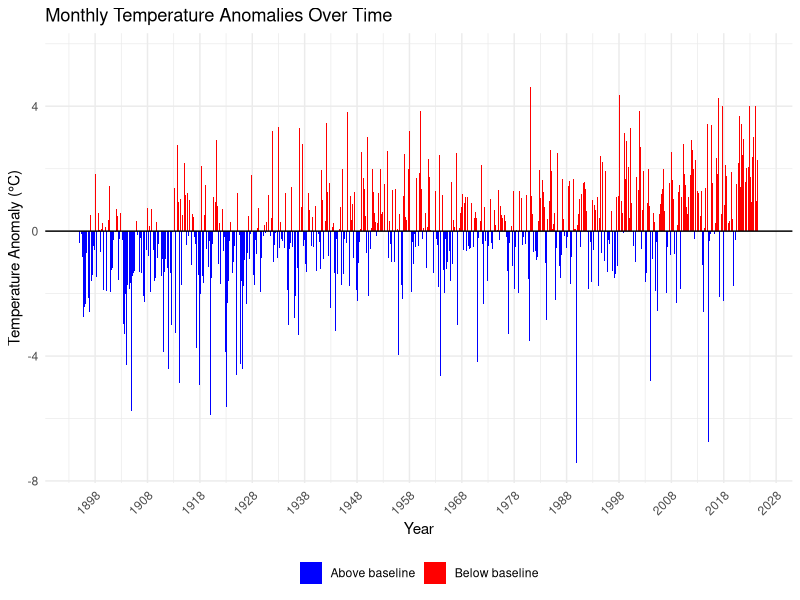
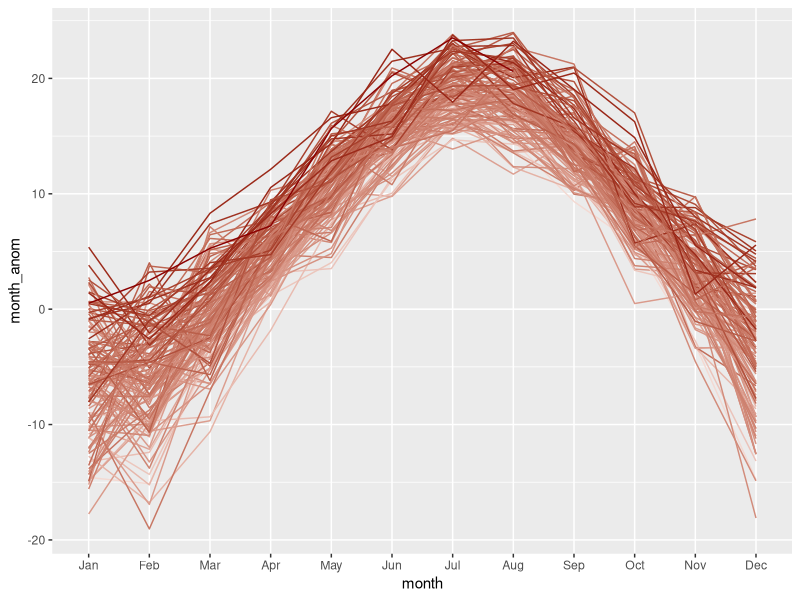

Generate these figures, in order, with R:
## Create data visualizations from NOAA climate data
## Data vis 2: Temperature anomalies    

#---------------------------------------------#
####        Load Required Packages         ####
#---------------------------------------------#

library(tidyverse)
library(dplyr)
library(ggplot2)

#-----------------------#
####    Read Data    ####
#-----------------------#

#Reading in CSVs as a tibble

#daily 
daily.noaa.data <- read.csv("data/nClimGrid_daily_clean.csv") %>%
  as_tibble()

#monthly
monthly.noaa.data <- read.csv("data/nClimGrid_monthly_clean.csv") %>%
  as_tibble()

#-----------------------#
####    Data Manip   ####
#-----------------------#

#### Temp anomalies graph type one

# Calculate temp anomaly from monthly NOAA data
# First calculate the baseline as the average temperature per month across all years
monthly.baseline <- monthly.noaa.data %>%
  group_by(month) %>%
  summarize(baseline = mean(tmean, na.rm = TRUE))

# Join baseline with original data
temp.with.baseline <- monthly.noaa.data %>%
  left_join(monthly.baseline, by = "month")

# Calculate the monthly temperature anomaly by subtracting the monthly baseline from the actual mean temperature of each month
temp.with.anomalies <- temp.with.baseline %>%
  mutate(TempAnomaly = tmean - baseline) %>%
  
  # Create a year_month column for graphing
  mutate(year_month = paste(year, sprintf("%02d", month), "01", sep = "-"),
         year_month = as.Date(year_month))

# Graph temp anomalies over time using ggplot2
ggplot(temp.with.anomalies, aes(x = year_month, y = TempAnomaly, fill = TempAnomaly > 0)) +
  geom_bar(stat = "identity") +
  geom_hline(yintercept = 0, linetype = "solid", color = "black") +
  #annotate("text", x = min(temp.with.anomalies$year), y = 0.1, label = "Average baseline", hjust = 0, color = "black") +
  scale_fill_manual(values = c("TRUE" = "red", "FALSE" = "blue"),
                    labels = c("TRUE" = "Below baseline", "FALSE" = "Above baseline")) +
  scale_x_continuous(
    breaks = seq(1895, 2024, by = 5),
    limits = c(1895, 2024))   +
  scale_x_date(breaks = "10 years", labels = scales::date_format("%Y")) +
  labs(title = "Monthly Temperature Anomalies Over Time",
       x = "Year", 
       y = "Temperature Anomaly (°C)") +
  theme_minimal() +
  theme(
    legend.title = element_blank(),
    legend.position = "bottom",
    axis.text.x = element_text(angle = 45, vjust = 1, hjust = 1))


#### Temp anomalies graph type two

###attempting this - https://www.youtube.com/watch?v=DrNQMaIVEVo 

#manipulate data to get month abbreviations and make month column factor class
new.monthly.data <- temp.with.anomalies %>% 
  mutate(month = as.numeric(month),
         year = as.numeric(year),
         month = month.abb[month],
         month = factor(month, levels = month.abb),
         month_anom = tmean + TempAnomaly) %>% 
  group_by(year) %>% 
  mutate(ave = mean(month_anom)) %>% 
  ungroup()

#graph temp anomalies 
new.monthly.data %>% 
  ggplot(aes(x = month, y = month_anom, group = year, color = ave)) + 
  geom_line() +
  scale_color_gradient2(low = "darkblue", mid = "white", high = "darkred", midpoint = 0, guide = "none")



